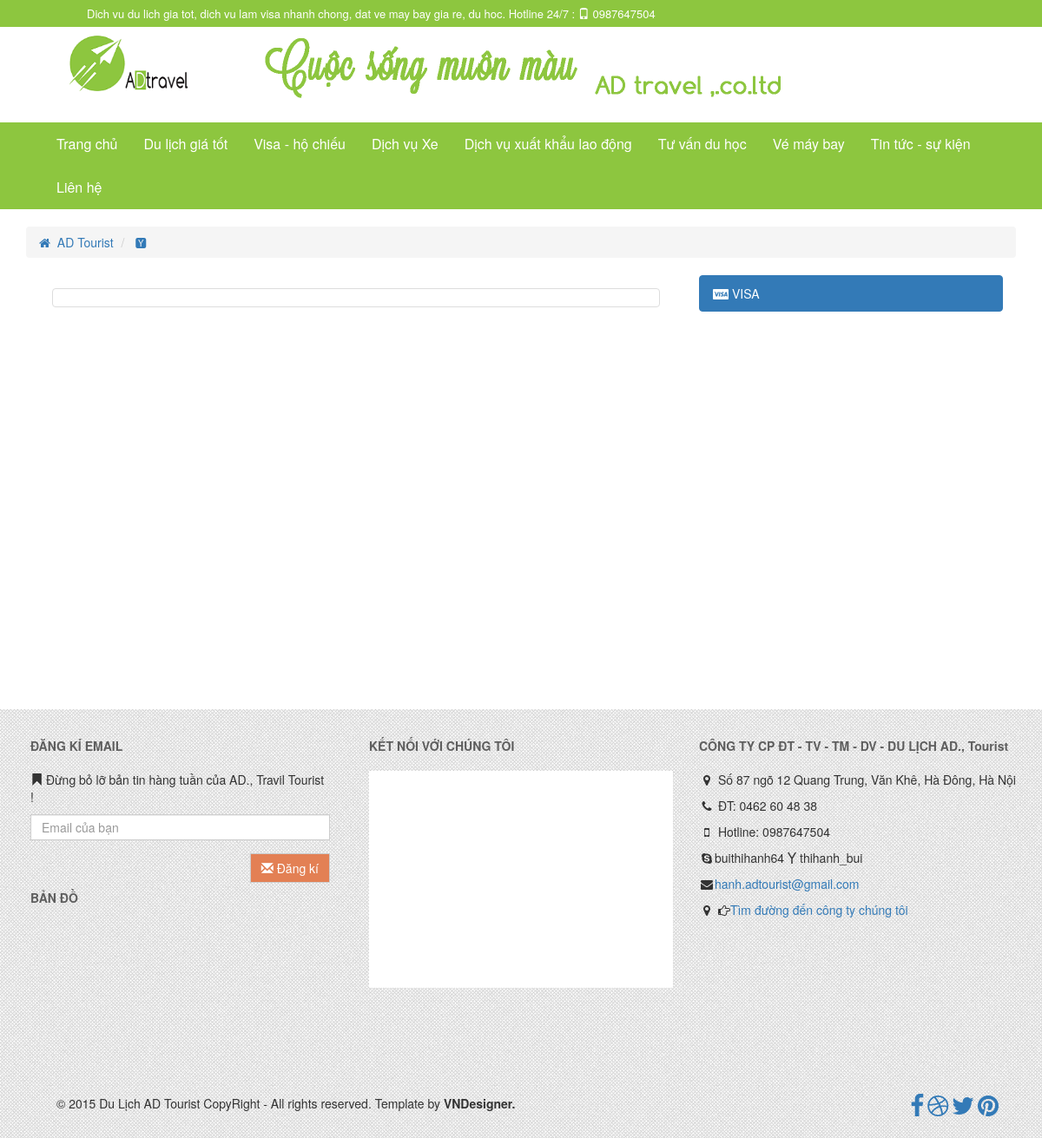
The page /index.php?controller=visa&action=servicevisa on the database as committed earlier.
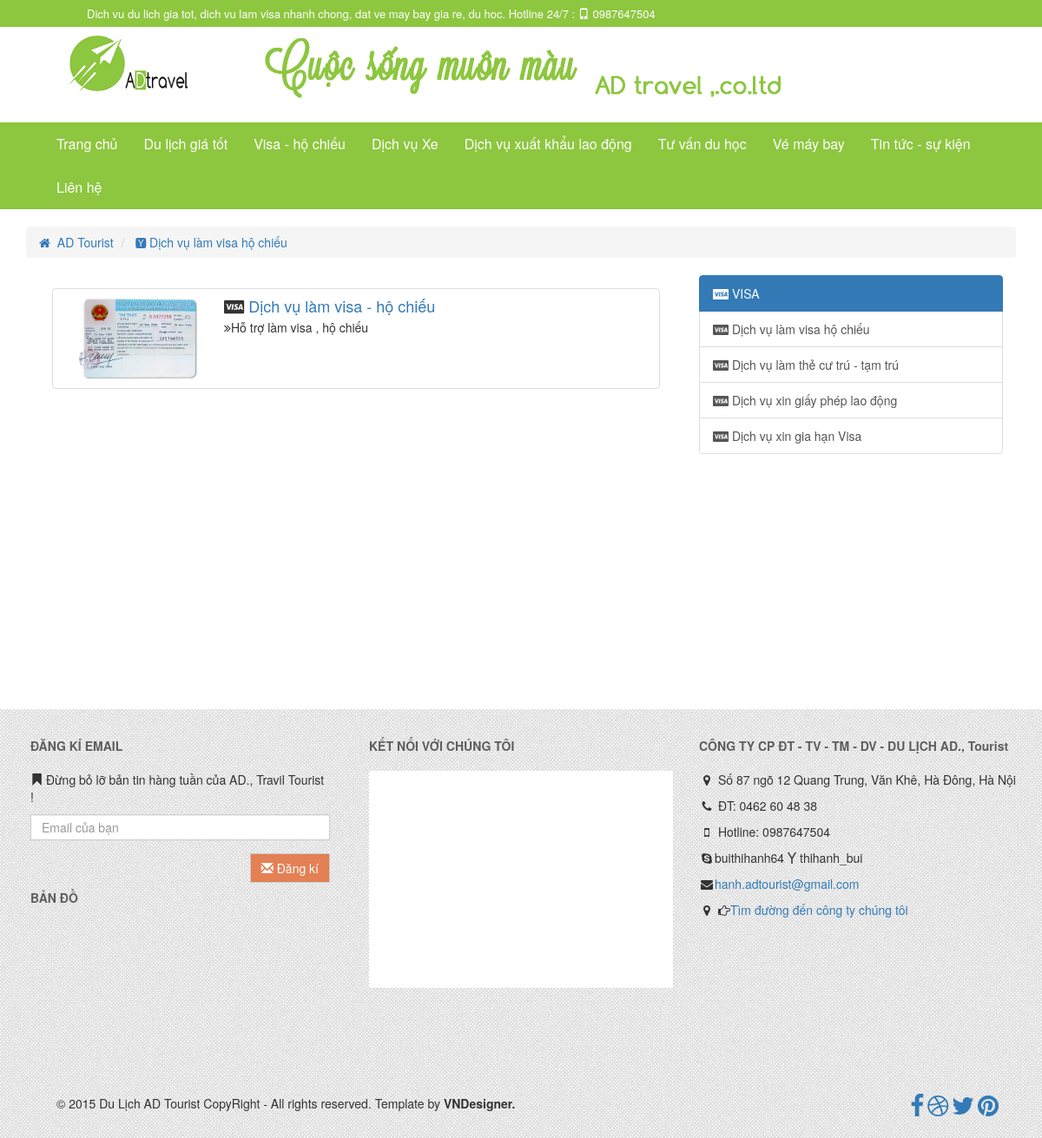
The same page on the database as committed later.
### tables this page shows
CREATE TABLE IF NOT EXISTS `passport_visa` (
  `passport_visa_code` int(11) NOT NULL AUTO_INCREMENT,
  `passport_visa_name` varchar(255) NOT NULL,
  PRIMARY KEY (`passport_visa_code`)
);

CREATE TABLE IF NOT EXISTS `passport_visa_offers` (
  `passport_visa_offer_code` int(11) NOT NULL AUTO_INCREMENT,
  `passport_visa_code` int(11) NOT NULL,
  `title` varchar(255) NOT NULL,
  `description` varchar(255) NOT NULL,
  `content` text NOT NULL,
  `image` varchar(100) NOT NULL,
  `update_at` datetime NOT NULL,
  `create_at` datetime NOT NULL,
  PRIMARY KEY (`passport_visa_offer_code`)
);

### controllers/visa/servicevisa.php (called while the page is built, shortened)
<?php
	$passport_visa_name=get_all('passport_visa');
	if (isset($_GET['passport_visa_code'])&&isset($_GET['pass_offer'])) {
		$passport_visa_code=$_GET['passport_visa_code'];
		$pass_offer=$_GET['pass_offer'];
	}
	elseif (isset($_GET['passport_visa_code'])) {
		$passport_visa_code=$_GET['passport_visa_code'];
	}else $passport_visa_code=1;
	$id= get_a_record('passport_visa','passport_visa_code',$passport_visa_code);
	$content=get_all_record('passport_visa_offers','passport_visa_code',$id['passport_visa_code']);
	require_once(BASEPATH.'view/visa/servicevisa.php');
 ?>

### model/database.php (called while the page is built, shortened)
<?php
function get_all($table,$select = '*'){
	$sql = "SELECT $select FROM $table";
	$query = mysql_query($sql) or die(mysql_error());
	$data = array();
	if(mysql_num_rows($query) > 0)
	{
		while($row = mysql_fetch_assoc($query))
			$data[] = $row;
	}
	return $data;
}
function get_a_record($table, $colum, $value, $select = '*'){
	$sql = "SELECT $select FROM $table WHERE $colum = '$value'";
	$query = mysql_query($sql) or die(mysql_error());
	$data = NULL;
	if(mysql_num_rows($query) > 0 )
		$data = mysql_fetch_assoc($query);
	return $data;
}
function get_all_record($table, $colum, $value, $select = '*'){
	$sql = "SELECT $select FROM $table WHERE $colum = '$value'";
	$query = mysql_query($sql) or die(mysql_error());
	$data = array();
	if(mysql_num_rows($query) > 0 )
		while($row = mysql_fetch_assoc($query)){
			$data[] = $row;
		}
	return $data;
}
?>

### view/visa/servicevisa.php (the view, shortened to what this page needs)
<?php require_once('layout/head.php');?>
<?php require_once('layout/header.php'); ?>
<?php require_once('layout/navigation.php'); ?>
<div class="container">
    <ol class="breadcrumb">
        <li>
            <span>
                <a href="index.php" itemprop="url">
                    <i class="fa fa-home"></i>&nbsp;
                    <span itemprop="title">AD Tourist</span>
                </a>
            </span>
        </li>
        <li class="active">
            <span >
            	<?php
            		echo '<a itemprop="url" href="index.php?controller=visa&action=servicevisa&passport_visa_code='.$passport_visa_code.'"><i class="fa fa-hacker-news"></i><span itemprop="title"> '.$id['passport_visa_name'].'</span></a>';
            	?>
            </span>
        </li>
    </ol>
    <div class="clearfix" style="height:500px;">
    	<?php if (!isset($pass_offer)): ?>
	    	<div class="col-md-8">
	            <div class="tab-pane" id="tabsupdatecontent-4">
					<div class="gridcontainer-price-today gridcontainer-list-airbyCate" id="gridcontainer-price-today">
	    				<div class="panel-body">
	        				<ul class="list-group">
				                <li class="list-group-item">
				                	<?php foreach ($content as $key => $value):?>
				                    <div class="col-md-3">
	                        			<img class="img-responsive" src="<?php echo $value['image'];?>" />
	                    			</div>
	                    			<div class="col-md-9">
				                        <h4 class="list-group-item-heading"><i class="fa fa-cc-visa"></i>
				                        	<a href="index.php?controller=visa&action=servicevisa&passport_visa_code=<?php echo $value['passport_visa_code'];?>&pass_offer=<?php echo $value['passport_visa_offer_code'];?>"><?php echo $value['title'];?></a></h4>
				                        <p class="list-group-item-text decsrption-des-airrline"><i class="fa fa-angle-double-right"></i><?php echo $value['description'];?></p>
				                    </div>
	                    			<div class="clearfix"></div>
	                    			<?php endforeach;?>
	                			</li>
							</ul>
	    				</div>
					</div>
	        	</div>
	      	</div>
    	<?php endif;?>
        <div class="col-md-4">
			<div class="list-group">
    			<a href="#" class="list-group-item active"><span class="fa fa-cc-visa"></span> VISA</a>
    			<?php
    				foreach ($passport_visa_name as $key => $value) {
    					echo '<a class="list-group-item" href="index.php?controller=visa&action=servicevisa&passport_visa_code='.$value['passport_visa_code'].'"><span class="fa fa-cc-visa"></span> '.$value['passport_visa_name'].'</a>';
    				}
    			?>
			</div>
		</div>
	</div>
</div>
<?php require_once('layout/footer.php'); ?>

Rows that differ between the two databases and show on the page:
added passport_visa: passport_visa_name "Dịch vụ làm visa hộ chiếu"
added passport_visa_offers: image (picture), title "Dịch vụ làm visa - hộ chiếu", description "Hỗ trợ làm visa , hộ chiếu"
added passport_visa: passport_visa_name "Dịch vụ làm thẻ cư trú - tạm trú"
added passport_visa: passport_visa_name "Dịch vụ xin giấy phép lao động"
added passport_visa: passport_visa_name "Dịch vụ xin gia hạn Visa"
